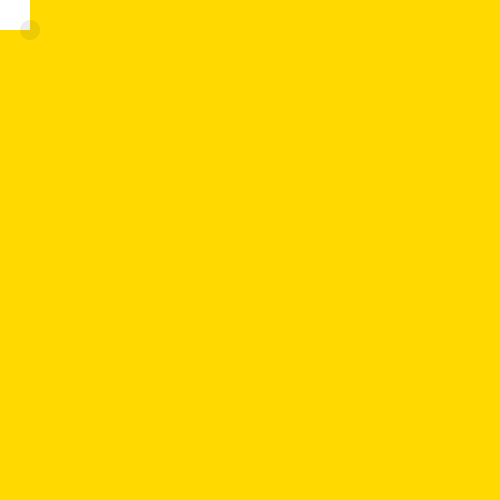
Frame 1 (no input)
Frame 60 (the mouse pressed at the canvas centre just before this capture): identical to frame 1, image omitted
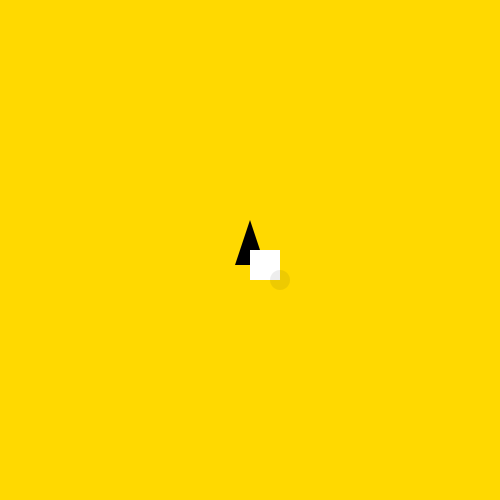
Frame 120 (the mouse held since frame 60 and released just before this capture)

The Processing sketch that drew these frames (run headless with seeded random() and noise(); from frame 60 on, the mouse is pressed at the canvas centre):

// Processing sketch: aug05b_mousecurser(draw)
// ── aug05b_mousecurser(draw).pde
// mouse drawing
// background is on the back not being render while mouse move
//void setup (){
//  size(500,500);
//  background(255,217,0);
//  noStroke();
//
//}
//void draw(){
//  rect(mouseX,mouseY,10,10);
//}


//mouse interaction
//background are being drawn as the rect move
void setup (){
  size(500,500);
  frameRate(60);
  noStroke();

}
void draw(){
  background(255,217,0);
  fill(0);
  triangle(mouseX,mouseY-30,mouseX-15,mouseY+15,mouseX+15,mouseY+15);
  fill(255);
  rect(mouseX,mouseY,30,30);
  fill(20,20,20,20);
  ellipse(mouseX+30,mouseY+30,20,20);
}
